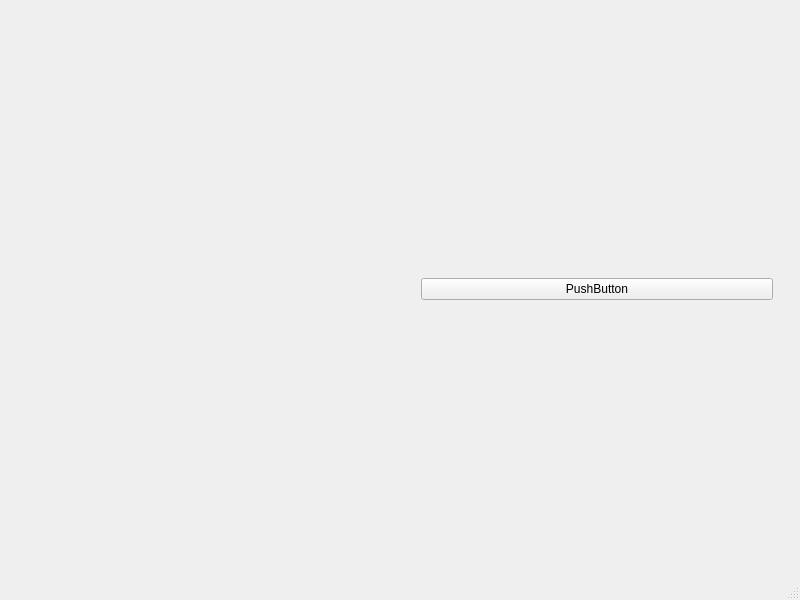
<?xml version="1.0" encoding="UTF-8"?>
<ui version="4.0">
 <class>MainWindow</class>
 <widget class="QMainWindow" name="MainWindow">
  <property name="geometry">
   <rect>
    <x>0</x>
    <y>0</y>
    <width>800</width>
    <height>600</height>
   </rect>
  </property>
  <property name="windowTitle">
   <string>MainWindow</string>
  </property>
  <widget class="QWidget" name="centralwidget">
   <layout class="QHBoxLayout" name="horizontalLayout">
    <item>
     <widget class="QWidget" name="widget" native="true"/>
    </item>
    <item>
     <widget class="DockArea" name="dock_right" native="true">
      <layout class="QHBoxLayout" name="horizontalLayout_2">
       <item>
        <widget class="QFrame" name="l1">
         <layout class="QGridLayout" name="gridLayout">
          <item row="0" column="0">
           <widget class="QPushButton" name="pushButton">
            <property name="text">
             <string>PushButton</string>
            </property>
           </widget>
          </item>
         </layout>
        </widget>
       </item>
      </layout>
     </widget>
    </item>
   </layout>
  </widget>
  <widget class="QMenuBar" name="menubar">
   <property name="geometry">
    <rect>
     <x>0</x>
     <y>0</y>
     <width>800</width>
     <height>21</height>
    </rect>
   </property>
  </widget>
  <widget class="QStatusBar" name="statusbar"/>
 </widget>
 <customwidgets>
  <customwidget>
   <class>DockArea</class>
   <extends>QWidget</extends>
   <header>pyqtgraph.dockarea.DockArea.h</header>
   <container>1</container>
  </customwidget>
 </customwidgets>
 <resources/>
 <connections/>
</ui>
